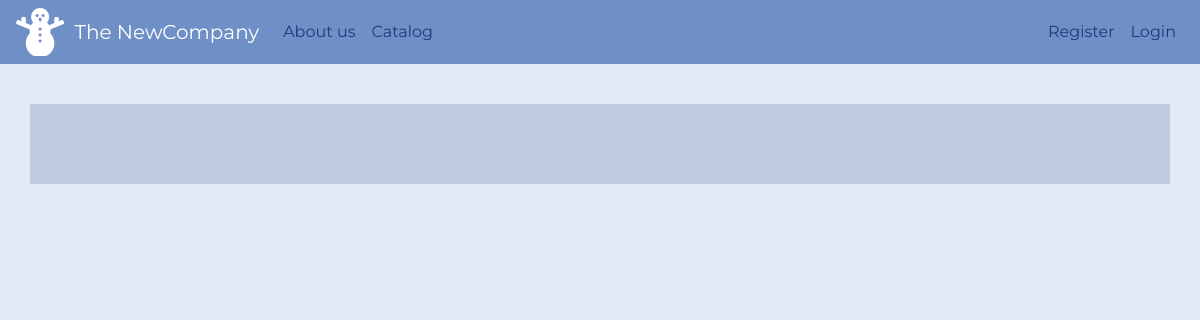
The app's page /Horse Riding/Bridles/, older data.
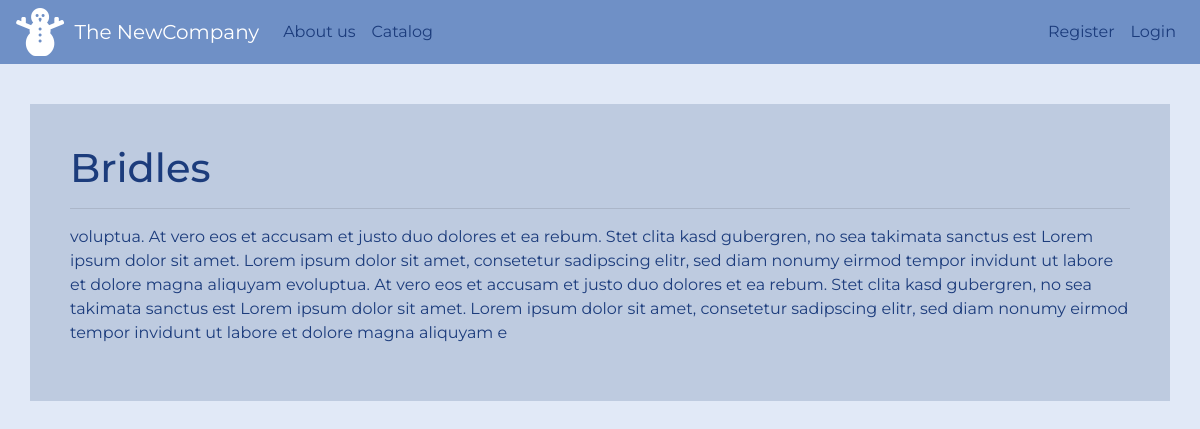
The same page, newer data.
### database_setup.py (models this page shows, shortened)
class Items(Base):
    __tablename__ = 'items'
    id = Column(Integer, autoincrement=True, primary_key=True)
    name = Column(String(250), nullable=False)
    detail = Column(String(500))
    category = Column(Integer, ForeignKey('categories.id'))
    creation_time = Column(DateTime, default=datetime.datetime.now)
    modification_time = Column(DateTime, onupdate=datetime.datetime.now)
    user_id = Column(Integer, ForeignKey('users.id'), nullable=False)

### app.py (the view)
@app.route("/<string:category>/<string:name>/")
def item(name, category):
    singleitem = db.session.query(Items).filter(Items.name == name)
    return render_template('item.html', singleitem=singleitem)

### templates/item.html (shortened to what this page needs)
{% extends 'layout.html' %}
{% block body %}
    {% for entry in singleitem %}
        <h1>{{ entry.name }}</h1>
        <hr>
        <div>
            {{ entry.detail | safe }}
        </div>
    {% endfor %}
{% endblock body %}

Row changes from the older to the newer data that the page shows:
now on this page (row edited): Items: name "Bridles", detail "voluptua. At vero eos et accusam et justo duo dolores et ea rebum. Stet clita kasd gubergren, no sea takimata sanctus est Lorem ipsum dolor sit amet. Lorem ipsum dolor sit amet, consetetur sadipscing elitr, sed diam nonumy eirmod tempor invidunt ut labore et dolore magna aliquyam evoluptua. At vero eos et accusam et justo duo dolores et ea rebum. Stet clita kasd gubergren, no sea takimata sanctus est Lorem ipsum dolor sit amet. Lorem ipsum dolor sit amet, consetetur sadipscing elitr, sed diam nonumy eirmod tempor invidunt ut labore et dolore magna aliquyam e"
